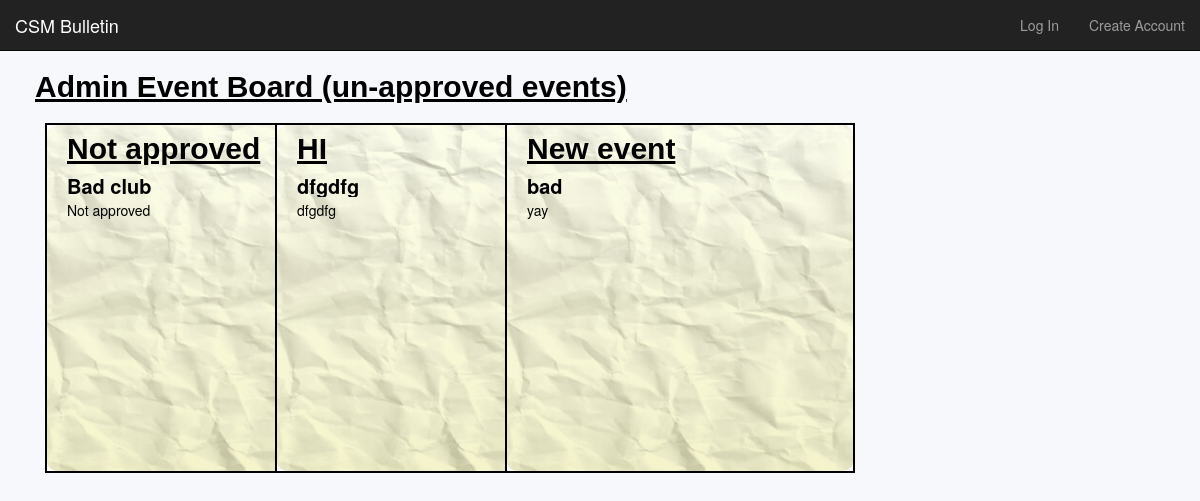
Page /members/moderator/ on the earlier database version.
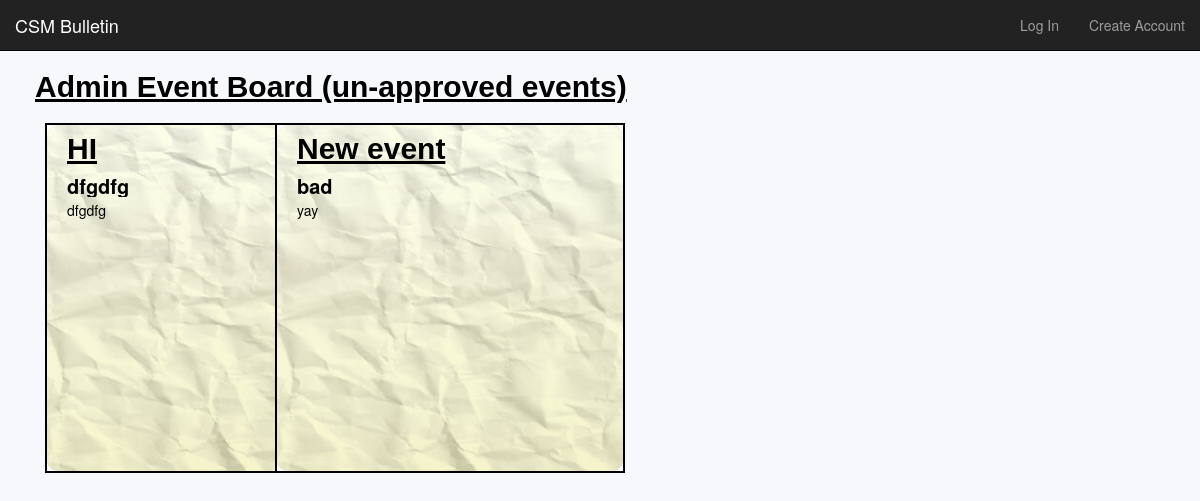
Same page on the later database version.
### events/models.py (models this page shows)
class Event(models.Model):  # makes an event class with five atributes
    title        = models.CharField(max_length=120) # make title limited to 120 chars
    description  = models.TextField(blank=True, default='') # make description not required
    repeats      = models.BooleanField(default=False)
    approved     = models.BooleanField(default=False)
    date         = models.DateField()
    start_time   = models.TimeField()
    end_time     = models.TimeField()
    posting_club = models.CharField(max_length=100)
    user         = models.ForeignKey(to=User, related_name="events", blank=True, null=True, on_delete=models.CASCADE)
    image        = models.ImageField(null=True, blank=True, upload_to='images/')
    def get_absolute_url(self):
        return reverse('events:event', kwargs={'id': self.id})

### members/views.py (the view)
def moderator_view(request):        # directs to a page for only moderators
    sorted_list = Event.objects.all().order_by('date', 'start_time')
    return render(request, 'authenticate/moderator.html', { 'object_list': sorted_list })

### members/templates/authenticate/moderator.html (shortened to what this page needs)
{% extends 'base.html' %}
{% block content %}
{% load static %} <link rel="stylesheet" href="{% static 'eventboard.css' %}">
<h1>Admin Event Board (un-approved events)</h1>
  {% for event in object_list %}
    {% if event.approved == False %}
      <div class="column">
        <a href="/members/moderator/view/{{ event.id }}/">
          <div class="box">
            {% load static %} <img src="{% static 'images/paper.jpg' %}" alt="Paper">
            <div class="gradient"></div>
            <h1><div class="ellipsis">{{ event.title }}</div></h1>
            <h2><div class="ellipsis">{{ event.posting_club }}</div></h2>
            <p>{% if event.description %}{{ event.description }}{% else %}N/A{% endif %}</p>
          </div>
        </a>
      </div>
    {% endif %}
{% endfor %}
{% endblock %}

### templates/base.html (shortened to what this page needs)
<!doctype html>
<html lang="en">
  <head>
    <link rel="stylesheet" href="https://cdn.jsdelivr.net/npm/bootstrap@3.4.1/dist/css/bootstrap.min.css">
  </head>
  <body>
    {% load static %}
    {% include 'navbar.html' %}
    <link rel="stylesheet" href="{% static 'base.css' %}">
    {% block content %}
    {% endblock %}
  </body>
</html>

### templates/navbar.html (shortened to what this page needs)
<nav class="navbar navbar-inverse navbar-fixed-top">
    <div class="container-fluid">
      <div class="navbar-header">
        <a class="navbar-brand" href="/event/board/">CSM Bulletin</a>
      </div>
      <div class="collapse navbar-collapse" id="bs-example-navbar-collapse-1">
        <ul class="nav navbar-nav navbar-right">
          {% if user.is_authenticated %}
          <li><a class='nav-link' href="/event/create/">Create Event Request</a></li>
          <li><a class='nav-link' href="/members/logout_user/">Log Out</a></li>
          {% else %}
          <li><a href="/members/login_user/">Log In</a></li>
          <li><a href="/members/register_user/">Create Account</a></li>
          {% endif %}
        </ul>
      </div>
    </div>
  </nav>

### events/static/base.css (style rules this page uses)
body { background-color: rgba(0, 77, 150, 0.034); margin-left: 30px; margin-bottom: 50px; }

### events/static/eventboard.css (style rules this page uses)
body { margin-right: 20px; margin-top: 70px; }
.ellipsis { text-overflow: ellipsis; white-space: nowrap; overflow: hidden; }
h1 { margin: 5px; font-stretch: condensed; font-size: 30px; font-weight: bold; text-decoration: underline; font-family: Arial; color: rgb(0, 0, 0); }
h2 { margin: 5px; font-size: 20px; font-weight: bold; color: rgb(0, 0, 0); }
p { margin: 5px; }
.box { transition: all .3s ease; width: 350px; height: 350px; margin: 15px; border: 2px solid #000000; background-color: white; float: left; position: relative; }
.box .gradient { width: 100%; height: 100%; background: linear-gradient(to bottom, rgba(245, 255, 110, 0.15), rgba(209, 206, 0, 0.2)); position: absolute; border-radius: 10px; top: 0; left: 0; }
.box h1 { position: absolute; width: 90%; top: 2px; left: 15px; font-stretch: condensed; font-size: 30px; font-weight: bold; text-decoration: underline; font-family: Arial; color: rgb(0, 0, 0); }
.box h2 { position: absolute; width: 90%; font-size: 20px; font-weight: bold; top: 45px; left: 15px; color: rgb(0, 0, 0); }
.box img { position: absolute; width: 100%; height: 100%; object-fit: cover; }
.box p { position: absolute; top: 70px; left: 15px; width: 80%; color: rgb(0, 0, 0); overflow: hidden; display: -webkit-box; -webkit-box-orient: vertical; -webkit-line-clamp: 4; }
img { border-radius: 10px; display: block; margin-left: auto; margin-right: auto; width: 40%; }
.column { float: left; width: 20%; }

Differences in the rows shown:
no longer on this page (row edited): Event: approved False (drawn), title "Not approved", posting_club "Bad club", description "Not approved"
